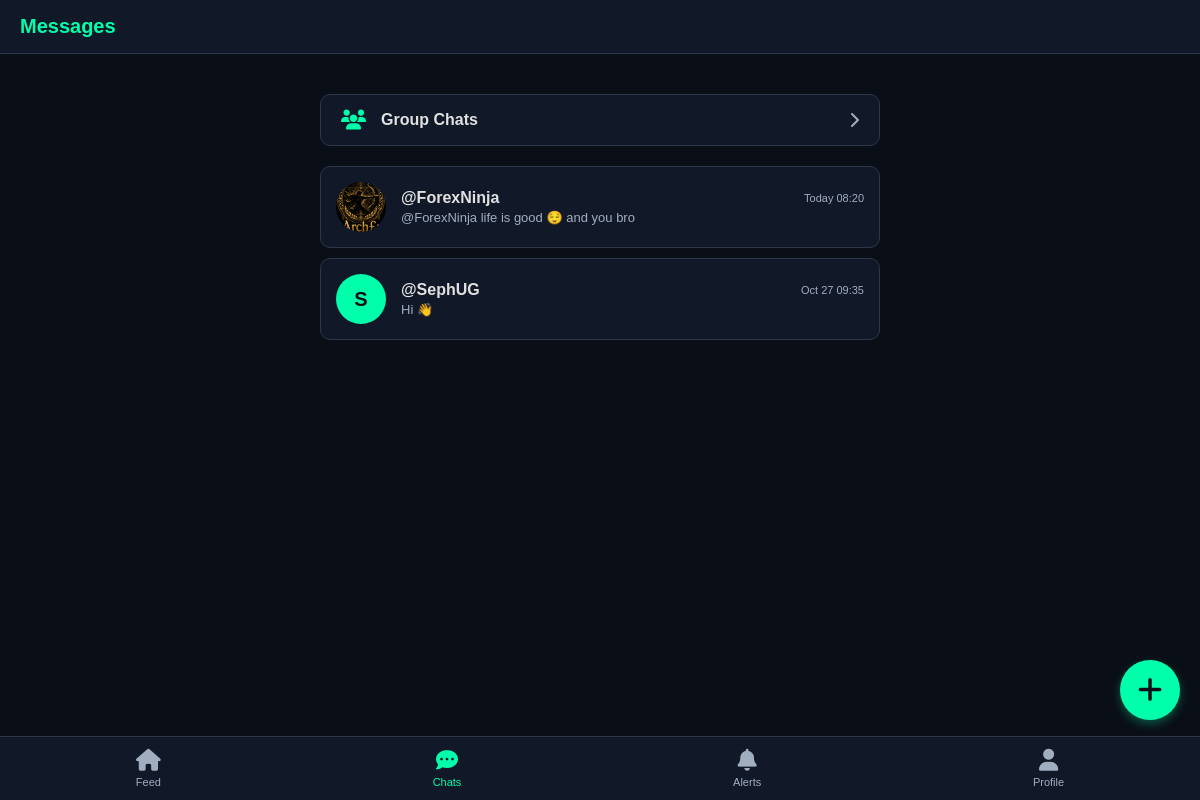
/chats (signed in), run on the app's committed database.
### tables this page shows
CREATE TABLE users (
            id INTEGER PRIMARY KEY AUTOINCREMENT,
            username TEXT UNIQUE NOT NULL,
            password TEXT NOT NULL,
            bio TEXT DEFAULT 'Forex & Crypto Trader'
        , avatar_path TEXT, name TEXT, email TEXT, last_seen DATETIME);

CREATE TABLE messages (id INTEGER PRIMARY KEY AUTOINCREMENT, sender_id INTEGER, receiver_id INTEGER, content TEXT, timestamp DATETIME DEFAULT CURRENT_TIMESTAMP, image_paths TEXT, is_read INTEGER DEFAULT 0, reply_to_id INTEGER, is_edited INTEGER DEFAULT 0);

### app.py (the view)
@app.route('/chats')
def chats():
    if 'user_id' not in session:
        return redirect(url_for('login'))
    conn = get_db_connection()
    me = conn.execute('SELECT id FROM users WHERE username = ?', (session['user_id'],)).fetchone()
    users = conn.execute('SELECT * FROM users WHERE username != ?', (session['user_id'],)).fetchall()
    chat_list = []
    for u in users:
        unread = conn.execute('SELECT COUNT(*) FROM messages WHERE sender_id=? AND receiver_id=? AND is_read=0', (u['id'], me['id'])).fetchone()[0]
        last_msg = conn.execute('''
            SELECT * FROM messages
            WHERE (sender_id=? AND receiver_id=?) OR (sender_id=? AND receiver_id=?)
            ORDER BY timestamp DESC LIMIT 1
        ''', (me['id'], u['id'], u['id'], me['id'])).fetchone()
        chat_list.append({'user': u, 'unread': unread, 'last_msg': last_msg})
    conn.close()
    return render_template('chats.html', chat_list=chat_list)

### app.py (called while the page is built)
def get_db_connection():
    conn = sqlite3.connect('traderszone.db', timeout=20)
    conn.row_factory = sqlite3.Row
    return conn

@app.before_request
def update_last_seen():
    if 'user_id' in session:
        try:
            conn = get_db_connection()
            now = datetime.utcnow().strftime("%Y-%m-%d %H:%M:%S")
            conn.execute('UPDATE users SET last_seen = ? WHERE username = ?', (now, session['user_id']))
            conn.commit()
            conn.close()
        except sqlite3.OperationalError:
            pass

@app.template_filter('chat_time')
def chat_time_filter(value):
    if not value: return ""
    try:
        utc_dt = datetime.strptime(str(value), "%Y-%m-%d %H:%M:%S")
        local_dt = utc_dt + timedelta(hours=3)
        now_local = datetime.utcnow() + timedelta(hours=3)
        if local_dt.date() == now_local.date():
            return local_dt.strftime("Today %H:%M")
        elif local_dt.date() == (now_local - timedelta(days=1)).date():
            return local_dt.strftime("Yesterday %H:%M")
        else:
            return local_dt.strftime("%b %d %H:%M")
    except:
        return value

### templates/chats.html (shortened to what this page needs)
{% extends "base.html" %}
{% block nav_left %}
    <span style="font-size: 20px; font-weight: bold; color: #00ffaa;">Messages</span>
{% endblock %}
{% block content %}
<div class="container" style="margin-top: 20px;">
    <a href="/groups" style="display: flex; justify-content: space-between; align-items: center; background: #111827; padding: 15px 20px; border-radius: 10px; border: 1px solid #2d3748; margin-bottom: 20px; text-decoration: none; color: inherit;">
        <div style="display: flex; align-items: center; gap: 15px;">
            <i class="fa-solid fa-users" style="color: #00ffaa; font-size: 20px;"></i>
            <div style="font-size: 16px; font-weight: bold;">Group Chats</div>
        </div>
        <i class="fa-solid fa-chevron-right" style="color: #a0aec0;"></i>
    </a>
    {% for chat in chat_list %}
        <a href="/chat_room/{{ chat.user.username }}" style="display: flex; align-items: center; padding: 15px; text-decoration: none; color: inherit; background: #111827; border-radius: 10px; margin-bottom: 10px; border: 1px solid #2d3748;">
            {% if chat.user.avatar_path %}
                <img src="/{{ chat.user.avatar_path }}" style="width: 50px; height: 50px; border-radius: 50%; object-fit: cover; margin-right: 15px; flex-shrink: 0;">
            {% else %}
                <div style="width: 50px; height: 50px; border-radius: 50%; background: #00ffaa; color: #0a0e17; display: flex; justify-content: center; align-items: center; font-weight: bold; font-size: 20px; margin-right: 15px; flex-shrink: 0;">{{ chat.user.username[0] }}</div>
            {% endif %}
            <div style="flex-grow: 1; overflow: hidden;">
                <div style="display: flex; justify-content: space-between; align-items: center; margin-bottom: 3px;">
                    <div style="font-weight: bold; font-size: 16px;">@{{ chat.user.username }}</div>
                    {% if chat.last_msg %}
                        <div style="color: #a0aec0; font-size: 11px;">{{ chat.last_msg.timestamp | chat_time }}</div>
                    {% endif %}
                </div>
                <div style="color: #a0aec0; font-size: 13px; white-space: nowrap; overflow: hidden; text-overflow: ellipsis;">
                    {% if chat.last_msg %}
                        {% if chat.last_msg.image_paths %}
                            <i class="fa-solid fa-camera"></i> Photo
                        {% else %}
                            {{ chat.last_msg.content }}
                        {% endif %}
                    {% else %}
                        Start a conversation...
                    {% endif %}
                </div>
            </div>
        </a>
    {% else %}
        <p style="color: #a0aec0; text-align: center;">No other traders found.</p>
    {% endfor %}
</div>
<a href="/new_chat" style="position: fixed; bottom: 80px; right: 20px; width: 60px; height: 60px; background-color: #00ffaa; color: #0a0e17; border-radius: 50%; display: flex; justify-content: center; align-items: center; font-size: 28px; box-shadow: 0 4px 10px rgba(0, 255, 170, 0.3); z-index: 1000; text-decoration: none;">
    <i class="fa-solid fa-plus"></i>
</a>
{% endblock %}

### templates/base.html (style rules this page uses)
* { box-sizing: border-box; margin: 0; padding: 0; }
body { background-color: #0a0e17; color: #e1e1e1; font-family: Arial, sans-serif; padding-bottom: 80px; }
.container { max-width: 600px; margin: 0 auto; padding: 20px; }

### data on the page
users: user.avatar_path (picture), user.username "ForexNinja"
messages: last_msg.timestamp|chat_time "Today 08:20", last_msg.content "@ForexNinja life is good 😌 and you bro"
users: user "S", user.username "SephUG"
messages: last_msg.timestamp|chat_time "Oct 27 09:35", last_msg.content "Hi 👋"
